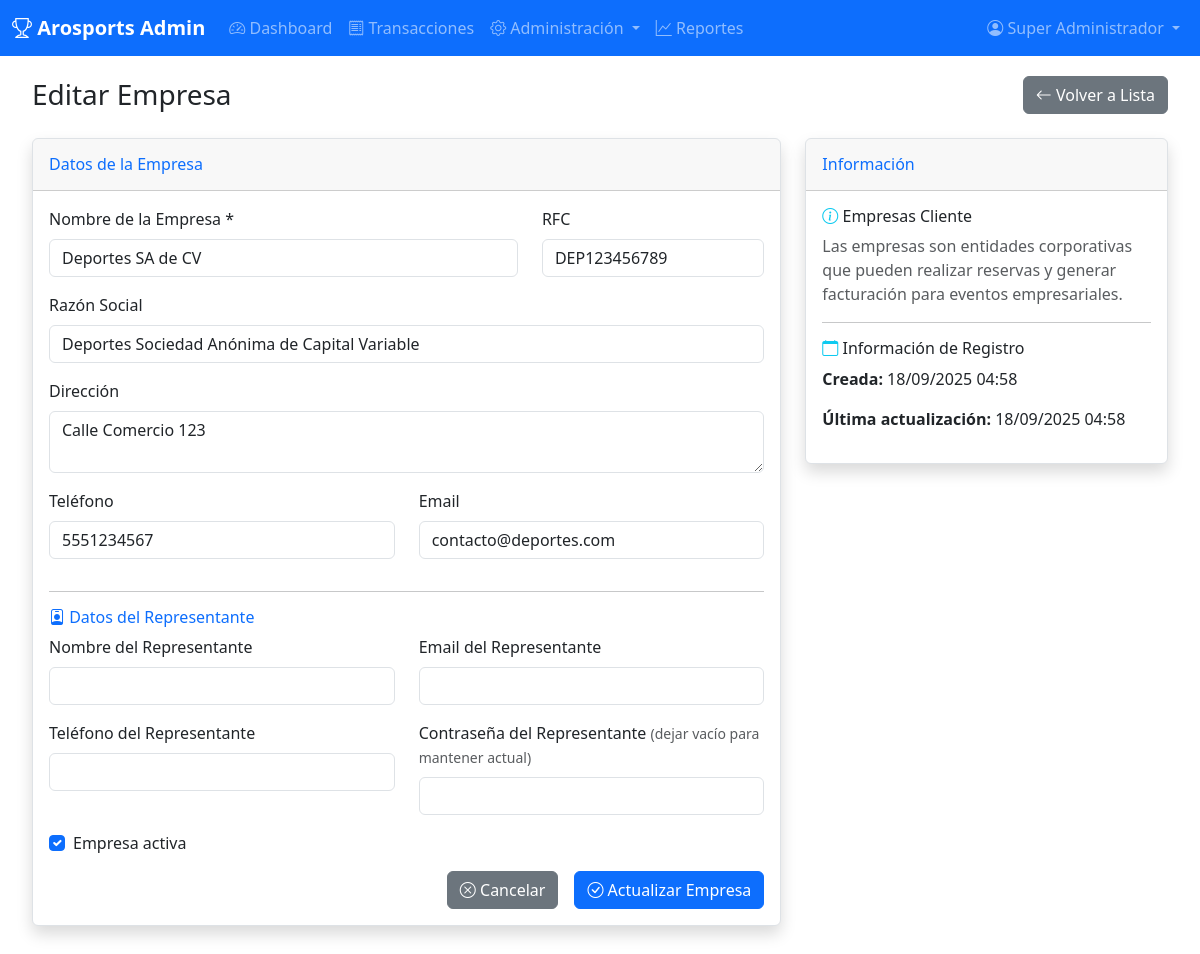
Screenshot of /admin/empresas?action=edit&id=1 (signed in) with the database file from the repository.
### tables this page shows
CREATE TABLE `empresas` (
  `id` int(11) NOT NULL AUTO_INCREMENT,
  `nombre` varchar(100) NOT NULL,
  `rfc` varchar(20) DEFAULT NULL,
  `razon_social` varchar(150) DEFAULT NULL,
  `direccion` text DEFAULT NULL,
  `telefono` varchar(20) DEFAULT NULL,
  `email` varchar(100) DEFAULT NULL,
  `activo` tinyint(1) DEFAULT 1,
  `fecha_registro` timestamp DEFAULT CURRENT_TIMESTAMP,
  `fecha_actualizacion` timestamp DEFAULT CURRENT_TIMESTAMP ON UPDATE CURRENT_TIMESTAMP,
  PRIMARY KEY (`id`)
);

### controllers/BaseController.php (called while the page is built, shortened)
<?php
class BaseController {
    public function __construct() {
        $database = new Database();
        $this->db = $database->getConnection();
    }
    protected function render($view, $data = []) {
        extract($data);
        include "views/{$view}.php";
        include 'views/layouts/main.php';
    }
}
?>

### config/database.php (called while the page is built, shortened)
<?php
class Database {
    private $host = DB_HOST;
    private $db_name = DB_NAME;
    private $username = DB_USER;
    private $password = DB_PASS;
    private $charset = DB_CHARSET;
    public function getConnection() {
        $this->conn = null;
        try {
            $dsn = "mysql:host=" . $this->host . ";dbname=" . $this->db_name . ";charset=" . $this->charset;
            $this->conn = new PDO($dsn, $this->username, $this->password);
            $this->conn->setAttribute(PDO::ATTR_ERRMODE, PDO::ERRMODE_EXCEPTION);
        } catch(PDOException $exception) {
            echo "Error de conexión: " . $exception->getMessage();
        }
        return $this->conn;
    }
}
?>

### views/admin/empresas/form.php (the view, shortened to what this page needs)
<div class="container-fluid">
    <div class="d-sm-flex align-items-center justify-content-between mb-4">
        <h1 class="h3 mb-0 text-gray-800">
            <?= $action === 'create' ? 'Crear Empresa' : 'Editar Empresa' ?>
        </h1>
        <a href="<?= BASE_URL ?>/admin/empresas" class="btn btn-secondary">
            <i class="bi bi-arrow-left"></i> Volver a Lista
        </a>
    </div>
    <div class="row">
        <div class="col-lg-8">
            <div class="card shadow mb-4">
                <div class="card-header py-3">
                    <h6 class="m-0 font-weight-bold text-primary">
                        Datos de la Empresa
                    </h6>
                </div>
                <div class="card-body">
                    <form method="POST">
                        <div class="row">
                            <div class="col-md-8">
                                <div class="mb-3">
                                    <label for="nombre" class="form-label">Nombre de la Empresa *</label>
                                    <input type="text"
                                           class="form-control"
                                           id="nombre"
                                           name="nombre"
                                           required
                                           value="<?= htmlspecialchars($empresa['nombre'] ?? $_POST['nombre'] ?? '') ?>">
                                </div>
                            </div>
                            <div class="col-md-4">
                                <div class="mb-3">
                                    <label for="rfc" class="form-label">RFC</label>
                                    <input type="text"
                                           class="form-control"
                                           id="rfc"
                                           name="rfc"
                                           maxlength="20"
                                           value="<?= htmlspecialchars($empresa['rfc'] ?? $_POST['rfc'] ?? '') ?>">
                                </div>
                            </div>
                        </div>
                        <div class="mb-3">
                            <label for="razon_social" class="form-label">Razón Social</label>
                            <input type="text"
                                   class="form-control"
                                   id="razon_social"
                                   name="razon_social"
                                   value="<?= htmlspecialchars($empresa['razon_social'] ?? $_POST['razon_social'] ?? '') ?>">
                        </div>
                        <div class="mb-3">
                            <label for="direccion" class="form-label">Dirección</label>
                            <textarea class="form-control"
                                      id="direccion"
                                      name="direccion"
                                      rows="2"><?= htmlspecialchars($empresa['direccion'] ?? $_POST['direccion'] ?? '') ?></textarea>
                        </div>
                        <div class="row">
                            <div class="col-md-6">
                                <div class="mb-3">
                                    <label for="telefono" class="form-label">Teléfono</label>
                                    <input type="tel"
                                           class="form-control"
                                           id="telefono"
                                           name="telefono"
                                           value="<?= htmlspecialchars($empresa['telefono'] ?? $_POST['telefono'] ?? '') ?>">
                                </div>
                            </div>
                            <div class="col-md-6">
                                <div class="mb-3">
                                    <label for="email" class="form-label">Email</label>
                                    <input type="email"
                                           class="form-control"
                                           id="email"
                                           name="email"
                                           value="<?= htmlspecialchars($empresa['email'] ?? $_POST['email'] ?? '') ?>">
                                </div>
                            </div>
                        </div>
                        <hr>
                        <h6 class="text-primary"><i class="bi bi-person-badge"></i> Datos del Representante</h6>
                        <div class="row">
                            <div class="col-md-6">
                                <div class="mb-3">
                                    <label for="representante_nombre" class="form-label">Nombre del Representante</label>
                                    <input type="text"
                                           class="form-control"
                                           id="representante_nombre"
                                           name="representante_nombre"
                                           value="<?= htmlspecialchars($empresa['representante_nombre'] ?? $_POST['representante_nombre'] ?? '') ?>">
                                </div>
                            </div>
                            <div class="col-md-6">
                                <div class="mb-3">
                                    <label for="representante_email" class="form-label">Email del Representante</label>
                                    <input type="email"
                                           class="form-control"
                                           id="representante_email"
                                           name="representante_email"
                                           value="<?= htmlspecialchars($empresa['representante_email'] ?? $_POST['representante_email'] ?? '') ?>">
                                </div>
                            </div>
                        </div>
                        <div class="row">
                            <div class="col-md-6">
                                <div class="mb-3">
                                    <label for="representante_telefono" class="form-label">Teléfono del Representante</label>
                                    <input type="tel"
                                           class="form-control"
                                           id="representante_telefono"
                                           name="representante_telefono"
                                           value="<?= htmlspecialchars($empresa['representante_telefono'] ?? $_POST['representante_telefono'] ?? '') ?>">
                                </div>
                            </div>
                            <div class="col-md-6">
                                <div class="mb-3">
                                    <label for="representante_password" class="form-label">
                                        Contraseña del Representante
                                        <?php if ($action === 'edit'): ?>
                                        <small class="text-muted">(dejar vacío para mantener actual)</small>
                                        <?php endif; ?>
                                    </label>
                                    <input type="password"
                                           class="form-control"
                                           id="representante_password"
                                           name="representante_password">
                                </div>
                            </div>
                        </div>
                        <?php if ($action === 'edit'): ?>
                        <div class="mb-3">
                            <div class="form-check">
                                <input class="form-check-input"
                                       type="checkbox"
                                       id="activo"
                                       name="activo"
                                       <?= ($empresa['activo'] ?? 1) ? 'checked' : '' ?>>
                                <label class="form-check-label" for="activo">
                                    Empresa activa
                                </label>
                            </div>
                        </div>
                        <?php endif; ?>
                        <div class="d-grid gap-2 d-md-flex justify-content-md-end">
                            <a href="<?= BASE_URL ?>/admin/empresas" class="btn btn-secondary me-md-2">
                                <i class="bi bi-x-circle"></i> Cancelar
                            </a>
                            <button type="submit" class="btn btn-primary">
                                <i class="bi bi-check-circle"></i>
                                <?= $action === 'create' ? 'Crear Empresa' : 'Actualizar Empresa' ?>
                            </button>
                        </div>
                    </form>
                </div>
            </div>
        </div>
        <div class="col-lg-4">
            <div class="card shadow mb-4">
                <div class="card-header py-3">
                    <h6 class="m-0 font-weight-bold text-primary">Información</h6>
                </div>
                <div class="card-body">
                    <h6><i class="bi bi-info-circle text-info"></i> Empresas Cliente</h6>
                    <p class="text-muted">
                        Las empresas son entidades corporativas que pueden realizar reservas
                        y generar facturación para eventos empresariales.
                    </p>
                    <?php if ($action === 'edit' && isset($empresa)): ?>
                    <hr>
                    <h6><i class="bi bi-calendar text-info"></i> Información de Registro</h6>
                    <p><strong>Creada:</strong> <?= date('d/m/Y H:i', strtotime($empresa['fecha_registro'])) ?></p>
                    <p><strong>Última actualización:</strong> <?= date('d/m/Y H:i', strtotime($empresa['fecha_actualizacion'])) ?></p>
                    <?php endif; ?>
                </div>
            </div>
        </div>
    </div>
</div>

### views/layouts/main.php (style rules this page uses)
.card { box-shadow: 0 0.125rem 0.25rem rgba(0, 0, 0, 0.075); border: 1px solid #dee2e6; }

### rows the page displays
empresas: nombre "Deportes SA de CV", rfc "DEP123456789", razon_social "Deportes Sociedad Anónima de Capital Variable", direccion "Calle Comercio 123", telefono "5551234567", email "contacto@deportes.com", activo "☑", fecha_registro "18/09/2025 04:58", fecha_actualizacion "18/09/2025 04:58"

### other values shown
APP_NAME "Arosports Admin"
$_SESSION['user_name'] "Super Administrador"
